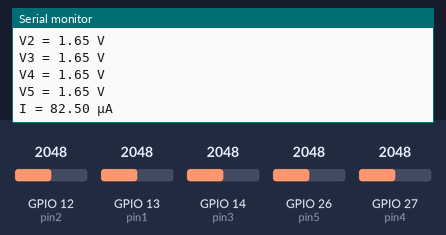
Recording of a sketch running on a simulated ESP32. On the bench: the last lines printed to the serial monitor. Inputs (shaded band) come from the test bench; at power-on: GPIO 12 (pin2) = 2048, GPIO 13 (pin1) = 2048, GPIO 14 (pin3) = 2048, GPIO 26 (pin5) = 2048, GPIO 27 (pin4) = 2048.

Above: at 5.8 s.
5.9 s: GPIO 12 (pin2) set to 2866
11.9 s: GPIO 13 (pin1) set to 2866
17.9 s: GPIO 14 (pin3) set to 2866
23.9 s: GPIO 26 (pin5) set to 2866
At 25.5 s:
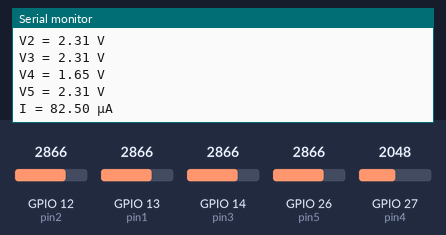
29.9 s: GPIO 27 (pin4) set to 2866
At 31.2 s:
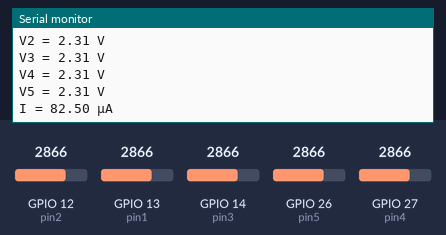
35.9 s: GPIO 12 (pin2) set to 3972
Timing chart, 0 to 38.9 s (numbered marks = the images above; inputs shaded):
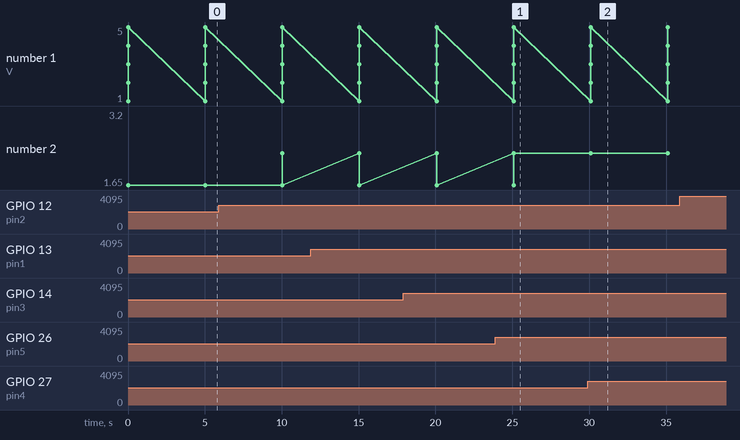

Measured:
- after the input at 23.9 s, the serial monitor: prints a new line after 1.2 s (image 1)
- after the input at 29.9 s, the serial monitor: prints a new line after 0.20 s (image 2)

The sketch:

18222082-tugas-2-1.ino
```cpp
#define pin1 13
#define pin2 12
#define pin3 14
#define pin4 27
#define pin5 26

// resistor dan voltase total pada rangkaian
const float R_tot = 40000.0;
const float V_tot = 3.3;

void setup() {
 Serial.begin(9600);
 pinMode(pin1, INPUT);
 pinMode(pin2, INPUT);
 pinMode(pin3, INPUT);
 pinMode(pin4, INPUT);
 pinMode(pin5, INPUT);
}

void loop() {
 int ADC1 = analogRead(pin1);
 int ADC2 = analogRead(pin2);
 int ADC3 = analogRead(pin3);
 int ADC4 = analogRead(pin4);
 int ADC5 = analogRead(pin5);

 // ubah nilai ADC dari pin menjadi nilai voltase aktual
 float V1 = (ADC1 / 4095.0) * V_tot;
 float V2 = (ADC2 / 4095.0) * V_tot;
 float V3 = (ADC3 / 4095.0) * V_tot;
 float V4 = (ADC4 / 4095.0) * V_tot;
 float V5 = (ADC5 / 4095.0) * V_tot;

 // hasil pembacaan voltase dalam bentuk V
 Serial.print("V1 = ");
 Serial.print(V1);
 Serial.println(" V");
 Serial.print("V2 = ");
 Serial.print(V2);
 Serial.println(" V");
 Serial.print("V3 = ");
 Serial.print(V3);
 Serial.println(" V");
 Serial.print("V4 = ");
 Serial.print(V4);
 Serial.println(" V");
 Serial.print("V5 = ");
 Serial.print(V5);
 Serial.println(" V");

 // hitung nilai arus
 float I = V_tot / R_tot;

 // hasil penghitungan arus dalam bentuk µA
 Serial.print("I = ");
 Serial.print(I * 1000000);
 Serial.println(" µA");

 delay(5000);
}
```
